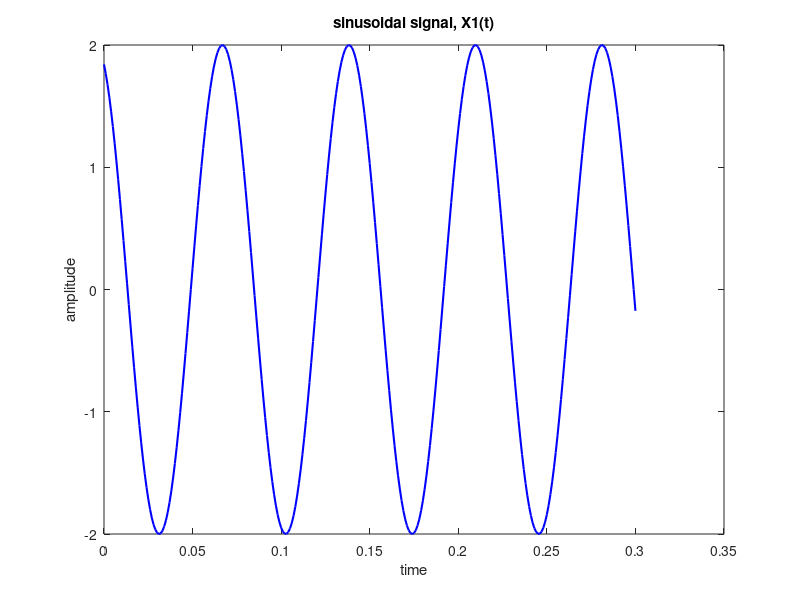
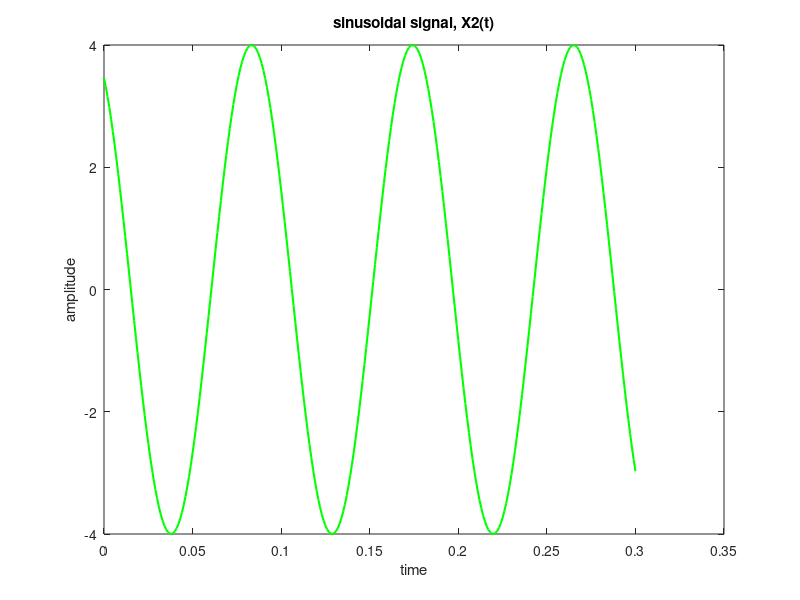
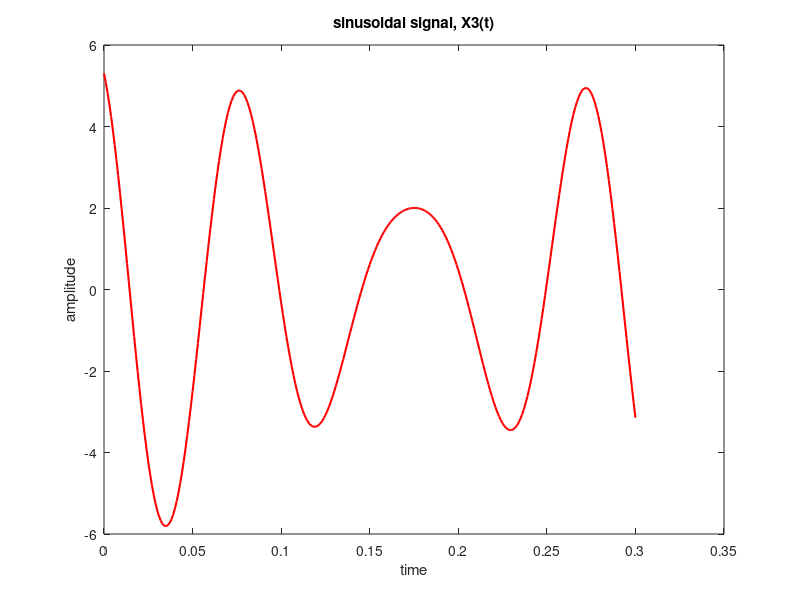
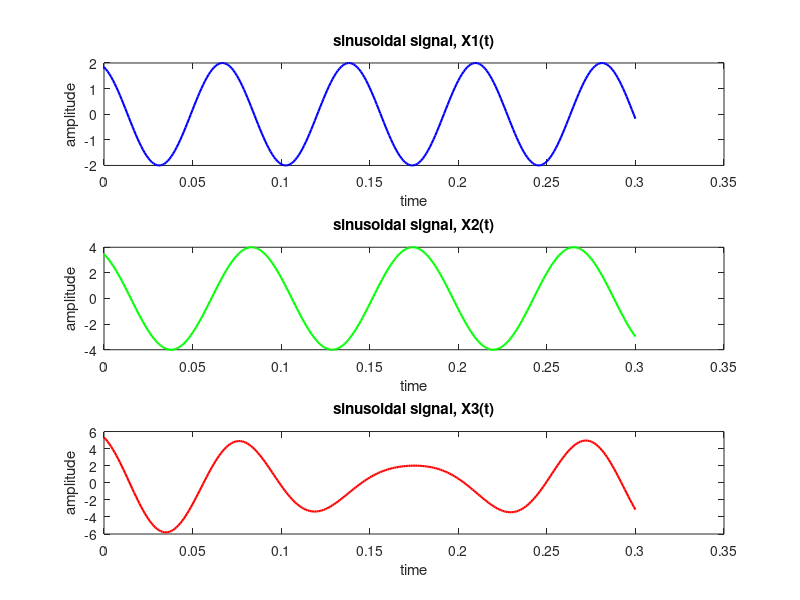

These figures' MATLAB source, in order:
% Shadril Hassan Shifat
% ID: 20-42451-1

% Data Communication Lab Task - 1
% Title: Introduction to MATLAB
% Performance Task for Lab Report
% ID = AB-CDEFG-H
clc;
clear all;
close all;

A=2;
B=0;
C=4;
D=2;
E=4;
F=5;
G=1;
H=1;

K1=A+B;
K2=G+H+2;

J1=deg2rad(D+G+20); % degree to radian conversion
J2=deg2rad(30);
% Generating time array for approx. 3 cycles
sampling_rate=1000;
sampling_interval=1/sampling_rate;
t=0:sampling_interval:3/10;

% Question (a)
% For X1(t)
X1_t=K1*cos(2*pi*(E+F+5)*t+J1);
plot(t,X1_t,'b','linewidth',1.5);
%xlim([0 0.215]);
xlabel('time');
ylabel('amplitude');
title('sinusoidal signal, X1(t)');
% For X2(t)
figure;
X2_t=K2*cos(2*pi*(C+D+5)*t+J2);
plot(t,X2_t,'g','linewidth',1.5);
xlabel('time');
ylabel('amplitude');
title('sinusoidal signal, X2(t)');

% Question (b)
% For X3(t)
figure;
X3_t=X1_t+X2_t;
plot(t,X3_t,'r','linewidth',1.5);
xlabel('time');
ylabel('amplitude');
title('sinusoidal signal, X3(t)');

% Question (c)
figure;
subplot(3,1,1);
%X1_t=K1*cos(2*pi*14*t+J1);
plot(t,X1_t,'b','linewidth',1.5);
%xlim([0 0.215]);
xlabel('time');
ylabel('amplitude');
title('sinusoidal signal, X1(t)');

subplot(3,1,2);
%X2_t=K2*cos(2*pi*12*t+J2);
plot(t,X2_t,'g','linewidth',1.5);
xlabel('time');
ylabel('amplitude');
title('sinusoidal signal, X2(t)');

subplot(3,1,3);
%X3_t=X1_t+X2_t;
plot(t,X3_t,'r','linewidth',1.5);
xlabel('time');
ylabel('amplitude');
title('sinusoidal signal, X3(t)');